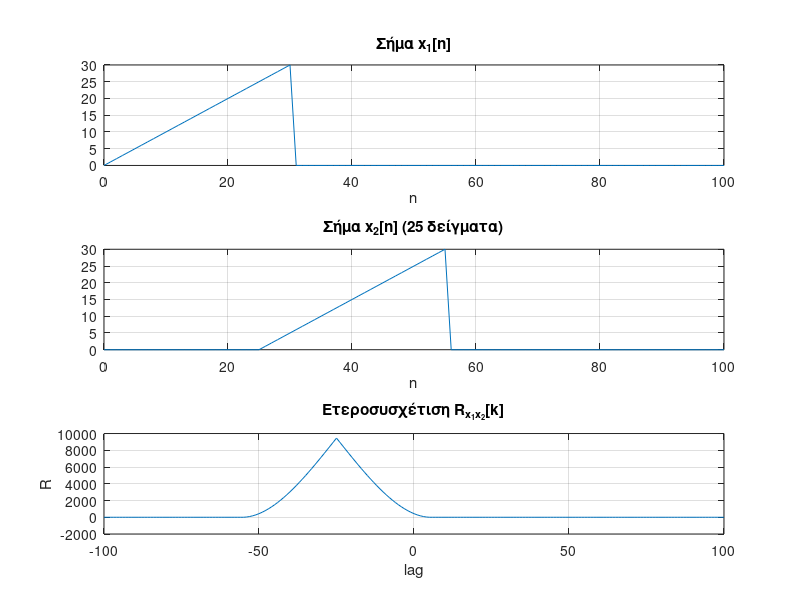

MATLAB code to generate this figure:
%x1[n]
n= 0:100; % συνολικό εύρος
x1= zeros(size(n));
x1(1:31)= 0:30;  % 0 ≤ n ≤ 30

%Κυκλική ολίσθηση κατά 25 δείγματα
x2= circshift(x1, 25);

%Ετεροσυσχέτιση
[R, lags]= xcorr(x1, x2);

%Θέση μέγιστου
[~, idx_max]= max(R);
lag_max= lags(idx_max);

fprintf('Η ετεροσυσχέτιση μεγ. για lag= %d\n', lag_max);

%Αποτελέσματα
figure;
subplot(3,1,1);
plot(n, x1);
title('Σήμα x_1[n]');
xlabel('n'); grid on;

subplot(3,1,2);
plot(n, x2);
title('Σήμα x_2[n] (25 δείγματα)');
xlabel('n'); grid on;

subplot(3,1,3);
plot(lags, R');
title('Ετεροσυσχέτιση R_{x_1x_2}[k]');
xlabel('lag'); ylabel('R'); grid on;
